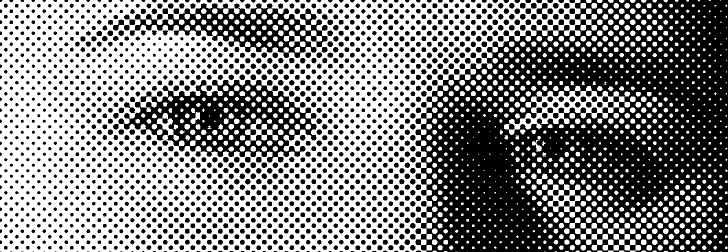
#> input picture Spektrala transformer/DTMF-detektor/lynn-eyes-halftone.png, 728 x 252 px
$ python Uppgift4.py   (older library calls are emulated)
#> lines starting #> are read from the running program, lines starting #| are printed output that depends on the picture
### Spektrala transformer/DTMF-detektor/Uppgift2.py
import numpy as np
import scipy.signal
import imageio
import matplotlib.pyplot as plt
import time


def gaussblur(im, N):
    x = np.array(range(N))
    N -= 1
    hx = np.array([(1/((2 * (N/6)**2 * np.pi)**(1/2)) * np.e ** -((((x) - (N/2)) ** 2)/(2*(N/6)**2)))])
    im1 = scipy.signal.convolve(im, hx, mode='same')
    return scipy.signal.convolve(im1, hx.T, mode='same')#.astype(int)


# [11 lines left out: function gauss, not called in this run]


# [23 lines that do not run on import are left out]

### Spektrala transformer/DTMF-detektor/Uppgift4.py
import numpy as np
import scipy.signal
import imageio
import matplotlib.pyplot as plt
import Uppgift2


im = np.mean(imageio.imread("lynn-eyes-halftone.png"), axis=2)
#> im: shape (252, 728) float64; min 0, max 255, mean 132.6
im = np.mean(imageio.imread("teracotta-wall.jpg"), axis=2)
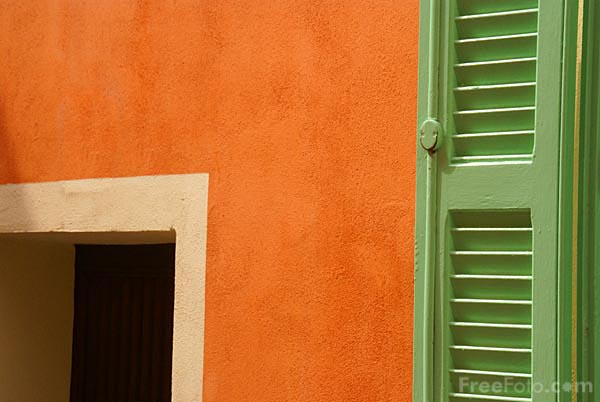
#> input picture Spektrala transformer/DTMF-detektor/teracotta-wall.jpg, 600 x 402 px
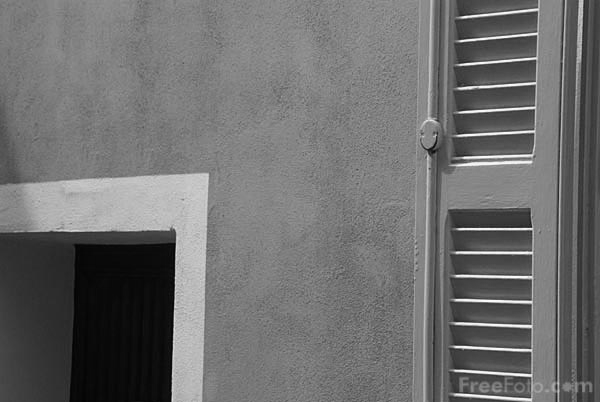
#> im: shape (402, 600) float64; min 2.33, max 250, mean 110.7
#im = np.mean(scipy.misc.imread("U1.jpg"), axis=2)

lp_im = np.array(Uppgift2.gaussblur(im, 10))
#> in gaussblur, `return scipy.signal.convolve(im1, hx.T, mode='same')#.astype(int)`:
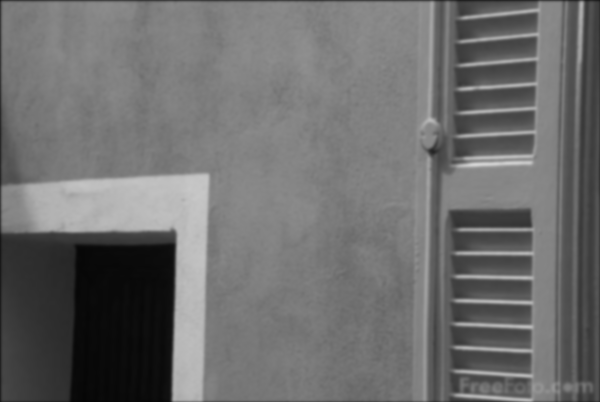
#> returned value: shape (402, 600) float64; min 4.32, max 213.2, mean 110.1
print(lp_im)
#> (printed output is left out)
ny_im = im - lp_im
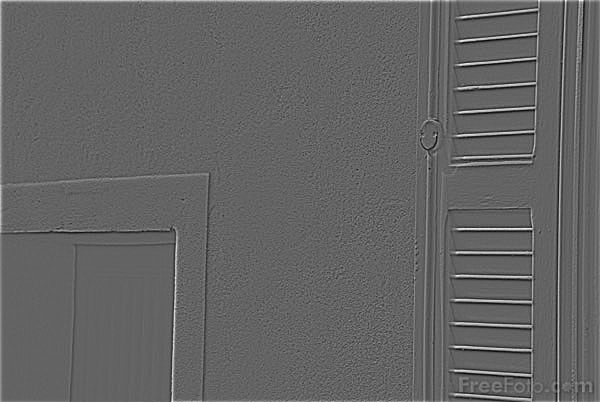
#> ny_im: shape (402, 600) float64; min -78.76, max 123, mean 0.6; drawn with min black and max white
#ny_im = abs(ny_im)

fig = plt.figure()
a = fig.add_subplot(3, 1, 1)
plt.imshow(im, cmap='gray')
a.set_title('orginal')
a = fig.add_subplot(3, 1, 2)
plt.imshow(ny_im, cmap='gray')
a.set_title('N=5')
a = fig.add_subplot(3, 1, 3)
plt.imshow(lp_im, cmap='gray')
plt.show()
